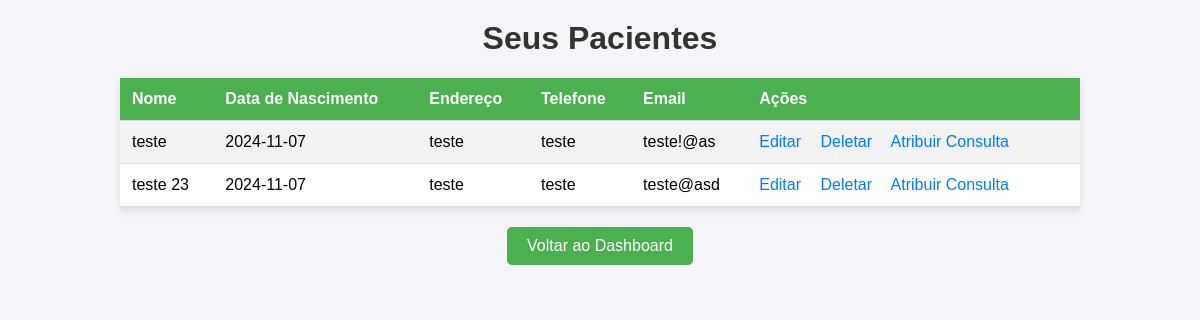
Page /visualizar_pacientes.php (signed in) on the committed database.
### tables this page shows
CREATE TABLE `pacientes` (
  `id` int(11) NOT NULL,
  `nome` varchar(100) DEFAULT NULL,
  `data_nasc` date DEFAULT NULL,
  `genero` enum('Masculino','Feminino','Outro') DEFAULT NULL,
  `endereco` varchar(255) DEFAULT NULL,
  `telefone` varchar(15) DEFAULT NULL,
  `email` varchar(100) DEFAULT NULL,
  `contato_emergencia` varchar(100) DEFAULT NULL,
  `escolaridade` varchar(50) DEFAULT NULL,
  `ocupacao` varchar(50) DEFAULT NULL,
  `aluno_id` int(11) DEFAULT NULL
);

### visualizar_pacientes.php (the view, shortened to what this page needs)
<?php
include('db.php');
$stmt = $conn->prepare("SELECT * FROM pacientes WHERE aluno_id = ?");
$stmt->bind_param("i", $_SESSION['user']['id']);
$stmt->execute();
$result = $stmt->get_result();
?>
<!DOCTYPE html>
<html lang="pt-BR">
<head>
</head>
<body>
    <h1>Seus Pacientes</h1>
    <table>
        <tr>
            <th>Nome</th>
            <th>Data de Nascimento</th>
            <th>Endereço</th>
            <th>Telefone</th>
            <th>Email</th>
            <th>Ações</th>
        </tr>
        <?php while ($paciente = $result->fetch_assoc()) { ?>
            <tr>
                <td><?= $paciente['nome']; ?></td>
                <td><?= $paciente['data_nasc']; ?></td>
                <td><?= $paciente['endereco']; ?></td>
                <td><?= $paciente['telefone']; ?></td>
                <td><?= $paciente['email']; ?></td>
                <td>
                    <a href="editar_paciente.php?id=<?= $paciente['id']; ?>">Editar</a>
                    <a href="deletar_paciente.php?id=<?= $paciente['id']; ?>" onclick="return confirm('Tem certeza que deseja deletar este paciente?');">Deletar</a>
                    <a href="atribuir_consulta.php?id=<?= $paciente['id']; ?>">Atribuir Consulta</a>
                </td>
            </tr>
        <?php } ?>
    </table>
    <button onclick="window.location.href='dashboard.php'">Voltar ao Dashboard</button>
</body>
</html>

### visualizar_pacientes.php (style rules this page uses)
body { font-family: Arial, sans-serif; background-color: #f4f4f9; margin: 0; padding: 0; }
h1 { text-align: center; color: #333; margin-top: 20px; }
table { width: 80%; margin: 20px auto; border-collapse: collapse; box-shadow: 0 4px 8px rgba(0, 0, 0, 0.1); background-color: #fff; }
th, td { padding: 12px; text-align: left; border-bottom: 1px solid #ddd; }
th { background-color: #4CAF50; color: white; }
tr:nth-child(even) { background-color: #f2f2f2; }
a { text-decoration: none; color: #007BFF; margin-right: 15px; }
button { display: block; margin: 20px auto; padding: 10px 20px; background-color: #4CAF50; color: white; border: none; border-radius: 5px; cursor: pointer; font-size: 16px; }

### rows in the picture
pacientes: nome "teste", data_nasc "2024-11-07", endereco "teste", telefone "teste", email "teste!@as"
pacientes: nome "teste 23", data_nasc "2024-11-07", endereco "teste", telefone "teste", email "teste@asd"
